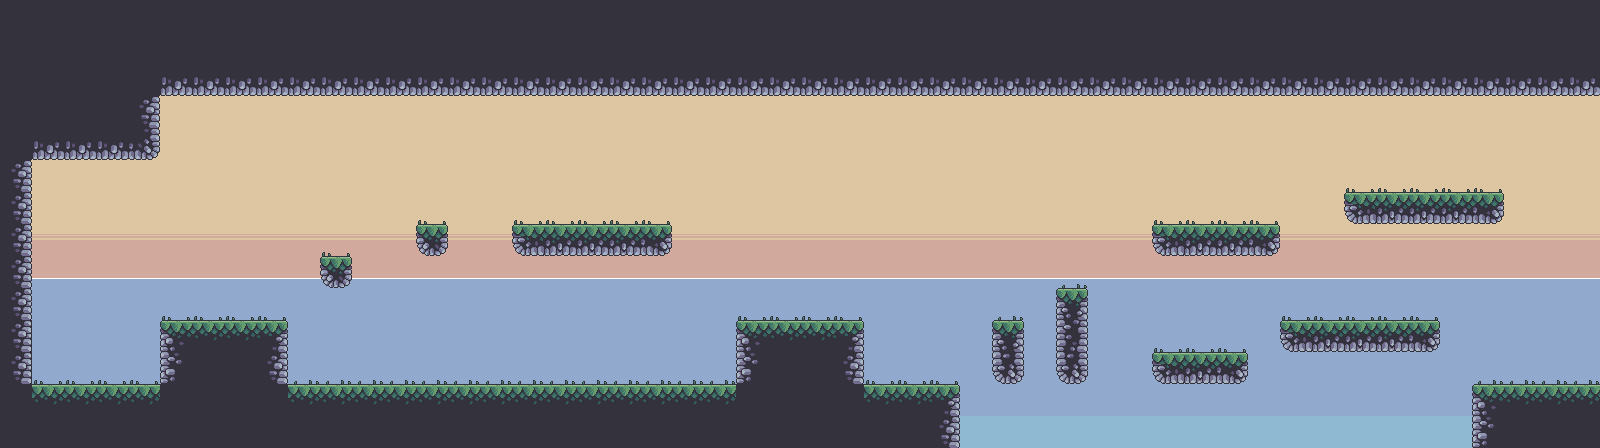

This game map was drawn from its Tiled (.tmx) file and the tilesets committed beside it. A one-line description and the trimmed map source follow:
An orthogonal 50x14 tile map with 32x32 px tiles, 5 tile layers (Background, Wall, Ground - back, Ground - upper, ...), 4 tilesets and 83 objects.

<map version="1.9" tiledversion="1.9.2" orientation="orthogonal" renderorder="right-down" width="50" height="14" tilewidth="32" tileheight="32" infinite="0" nextlayerid="33" nextobjectid="296">
 <properties>
  <property name="backgroundMusic" value="sound/level2.wav" />
 </properties>
 <tileset firstgid="1" source="outside_sprites.tsx" />
 <tileset firstgid="49" source="playing_bg_img.tsx" />
 <tileset firstgid="97" name="water" tilewidth="32" tileheight="32" tilecount="1" columns="1">
  <image source="water.png" width="32" height="32" />
 </tileset>
 <tileset firstgid="98" source="grass_atlas.tsx" />
 <objectgroup id="1" name="Ground">
  <object id="229" x="32" y="384">
   <polyline points="0,0 128,0" />
  </object>
  <object id="230" x="160" y="320">
   <polyline points="0,0 128,0" />
  </object>
  <object id="231" x="288" y="384">
   <polyline points="0,0 448,0" />
  </object>
  <object id="232" x="512" y="224">
   <polyline points="0,0 160,0" />
  </object>
  <object id="233" x="736" y="320">
   <polyline points="0,0 128,0" />
  </object>
  <object id="234" x="864" y="384">
   <polyline points="0,0 96,0" />
  </object>
  <object id="236" x="1152.73" y="224">
   <polyline points="0,0 127.273,0" />
  </object>
  <object id="237" x="1344" y="192">
   <polyline points="0,0 160,0" />
  </object>
  <object id="238" x="1280" y="320">
   <polyline points="0,0 160,0" />
  </object>
  <object id="239" x="1472" y="384">
   <polyline points="0,0 128,0" />
  </object>
 </objectgroup>
 <objectgroup id="2" name="Platform">
  <object id="218" x="320" y="256" width="32" height="32" />
  <object id="219" x="416" y="224" width="32" height="32" />
  <object id="220" x="512" y="224" width="160" height="32" />
  <object id="226" x="1280" y="320" width="160" height="32" />
  <object id="227" x="1344" y="192" width="160" height="32" />
  <object id="247" x="1056" y="288" width="32" height="96" />
  <object id="248" x="992" y="320" width="32" height="64" />
  <object id="273" x="1152" y="352" width="96" height="32" />
  <object id="278" x="1152" y="224" width="128" height="32" />
 </objectgroup>
 <objectgroup id="3" name="Wall">
  <object id="209" x="32" y="160">
   <polyline points="0,0 0,224" />
  </object>
  <object id="210" x="160" y="320">
   <polyline points="0,0 0,64" />
  </object>
  <object id="211" x="288" y="320">
   <polyline points="0,0 0,64" />
  </object>
  <object id="212" x="736" y="320">
   <polyline points="0,0 0,64" />
  </object>
  <object id="213" x="864" y="320">
   <polyline points="0,0 0,64" />
  </object>
  <object id="214" x="960" y="384">
   <polyline points="0,0 0,64" />
  </object>
  <object id="217" x="160" y="96">
   <polyline points="0,0 0,64 -128,64" />
  </object>
  <object id="240" x="1472" y="384">
   <polyline points="0,0 0,64" />
  </object>
  <object id="242" x="1600" y="96">
   <polyline points="0,0 0,256 0,288" />
  </object>
  <object id="275" x="768" y="160">
   <polyline points="0,0 0,32" />
  </object>
  <object id="276" x="160" y="192">
   <polyline points="0,0 0,32" />
  </object>
 </objectgroup>
 <objectgroup id="4" name="CliffMarker">
  <object id="200" x="288" y="288">
   <polyline points="0,0 0,32" />
  </object>
  <object id="202" x="960" y="352">
   <polyline points="0,0 0,32" />
  </object>
  <object id="207" x="1440" y="288">
   <polyline points="0,0 0,32" />
  </object>
  <object id="208" x="1280" y="288">
   <polyline points="0,0 0,32" />
  </object>
  <object id="241" x="1472" y="352">
   <polyline points="0,0 0,32" />
  </object>
  <object id="243" x="1600" y="352">
   <polyline points="0,0 0,32" />
  </object>
  <object id="271" x="1344" y="160">
   <polyline points="0,0 0,32" />
  </object>
  <object id="272" x="1504" y="160">
   <polyline points="0,0 0,32" />
  </object>
  <object id="281" x="320" y="352">
   <polyline points="1.125,0 1.125,32" />
  </object>
 </objectgroup>
 <objectgroup id="5" name="Player">
  <object id="199" x="65.3333" y="356" width="19" height="26" />
 </objectgroup>
 <objectgroup id="6" name="Box">
  <object id="189" x="552" y="206" width="25" height="18" />
  <object id="190" x="509.909" y="366" width="25" height="18" />
  <object id="191" x="1330.49" y="302" width="25" height="18" />
  <object id="274" x="1191" y="334" width="25" height="18" />
 </objectgroup>
 <objectgroup id="7" name="Spike">
  <object id="185" x="288" y="368" width="32" height="16" />
  <object id="187" x="1280" y="304" width="32" height="16" />
 </objectgroup>
 <objectgroup id="8" name="Cannon">
  <object id="177" x="632" y="197.5" width="40" height="26" />
  <object id="180" x="695" y="356" width="40" height="26" />
  <object id="182" x="1463" y="164" width="40" height="26" />
 </objectgroup>
 <objectgroup id="9" name="Water">
  <object id="249" x="960" y="384" width="32" height="32" />
  <object id="250" x="992" y="384" width="32" height="32" />
  <object id="251" x="1024" y="384" width="32" height="32" />
  <object id="252" x="1056" y="384" width="32" height="32" />
  <object id="253" x="1088" y="384" width="32" height="32" />
  <object id="254" x="1120" y="384" width="32" height="32" />
  <object id="255" x="1152" y="384" width="32" height="32" />
  <object id="256" x="1184" y="384" width="32" height="32" />
  <object id="257" x="1216" y="384" width="32" height="32" />
  <object id="261" x="1312" y="384" width="32" height="32" />
  <object id="262" x="1344" y="384" width="32" height="32" />
  <object id="263" x="1376" y="384" width="32" height="32" />
  <object id="264" x="1408" y="384" width="32" height="32" />
  <object id="265" x="1440" y="384" width="32" height="32" />
  <object id="267" x="1248" y="384" width="32" height="32" />
  <object id="280" x="1280" y="384" width="32" height="32" />
 </objectgroup>
 <objectgroup id="10" name="TreeOne">
  <object id="284" x="396" y="317.333" width="39" height="92" />
  <object id="286" x="503" y="317.333" width="39" height="92" />
  <object id="288" x="1488" y="319.333" width="39" height="92" />
  <object id="295" x="1334.67" y="252.667" width="39" height="92" />
 </objectgroup>
 <objectgroup id="11" name="TreeTwo">
  <object id="282" x="132" y="98" width="62" height="54" />
  <object id="283" x="1066.67" y="261.333" width="62" height="54" />
  <object id="293" x="328.667" y="225.333" width="62" height="54" />
  <object id="294" x="646" y="194" width="62" height="54" />
 </objectgroup>
 <objectgroup id="12" name="TreeThree">
  <object id="291" x="1309.33" y="163.333" width="62" height="54" />
  <object id="292" x="1117.33" y="324" width="62" height="54" />
 </objectgroup>
 <objectgroup id="13" name="Crabby">
  <object id="193" x="600" y="360" width="24.6" height="23" />
  <object id="194" x="384" y="352.005" width="24.6" height="23" />
  <object id="195" x="603.667" y="360.005" width="24.6" height="23" />
  <object id="198" x="906" y="358" width="24.6" height="23" />
  <object id="206" x="1394" y="293" width="24.6" height="23" />
  <object id="277" x="1390" y="295" width="24.6" height="23" />
  <object id="245" x="1541" y="358" width="24.6" height="23" />
  <object id="270" x="1381" y="168" width="24.6" height="23" />
 </objectgroup>
 <objectgroup id="14" name="Shark" />
 <objectgroup id="15" name="PinkStar" />
 <layer id="16" name="Background" width="50" height="14">
  <data>[700 cells, 700 non-empty, 39 distinct tile ids]</data>
 </layer>
 <layer id="17" name="Wall" width="50" height="14">
  <data>[700 cells, 0 non-empty, 0 distinct tile ids]</data>
 </layer>
 <layer id="18" name="Ground - back" width="50" height="14">
  <data>[700 cells, 145 non-empty, 8 distinct tile ids]</data>
 </layer>
 <layer id="19" name="Ground - upper" width="50" height="14">
  <data>[700 cells, 167 non-empty, 4 distinct tile ids]</data>
 </layer>
 <layer id="20" name="Objects" width="50" height="14">
  <data>[700 cells, 47 non-empty, 9 distinct tile ids]</data>
 </layer>
</map>
